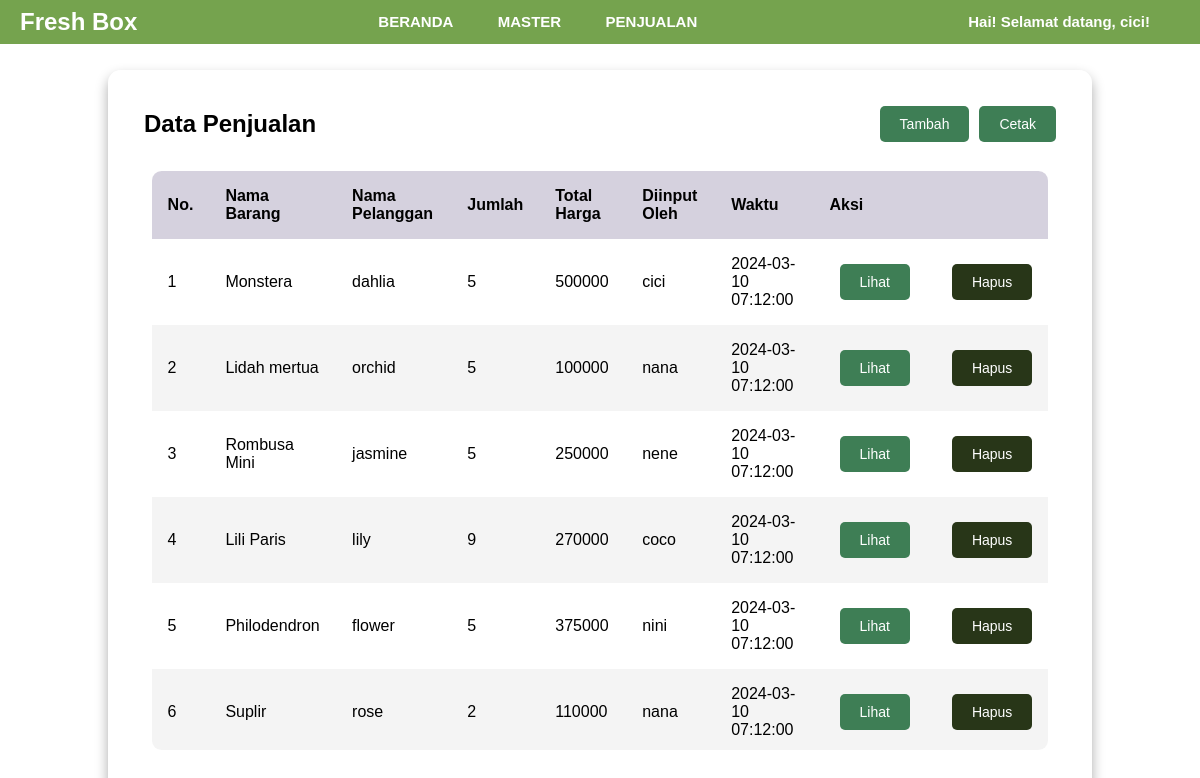
Page /penjualan.php (signed in) on the committed database.
### tables this page shows
CREATE TABLE `penjualan` (
  `id` int(10) UNSIGNED NOT NULL,
  `id_barang` int(10) UNSIGNED NOT NULL,
  `id_pelanggan` int(10) UNSIGNED NOT NULL,
  `jumlah` int(10) UNSIGNED NOT NULL,
  `total_harga` int(10) UNSIGNED NOT NULL,
  `id_staff` int(10) UNSIGNED NOT NULL,
  `created_at` timestamp NOT NULL DEFAULT current_timestamp(),
  `updated_at` timestamp NULL DEFAULT NULL ON UPDATE current_timestamp()
);

CREATE TABLE `barang` (
  `id` int(11) UNSIGNED NOT NULL,
  `nama` varchar(50) NOT NULL,
  `kategori` enum('tanaman hias','tanaman aromatik','tanaman herbal') NOT NULL,
  `stok` int(10) UNSIGNED NOT NULL,
  `harga` int(10) UNSIGNED NOT NULL,
  `created_at` timestamp NOT NULL DEFAULT current_timestamp(),
  `updated_at` timestamp NULL DEFAULT NULL ON UPDATE current_timestamp()
);

CREATE TABLE `pelanggan` (
  `id` int(10) UNSIGNED NOT NULL,
  `nama` varchar(255) NOT NULL,
  `alamat` text NOT NULL,
  `nomor_telepon` varchar(15) NOT NULL,
  `created_at` timestamp NOT NULL DEFAULT current_timestamp(),
  `updated_at` timestamp NULL DEFAULT NULL ON UPDATE current_timestamp()
);

CREATE TABLE `user` (
  `id` int(11) UNSIGNED NOT NULL,
  `username` varchar(50) NOT NULL,
  `password` varchar(255) NOT NULL,
  `level` enum('admin','keuangan','logistik') NOT NULL,
  `created_at` timestamp NOT NULL DEFAULT current_timestamp(),
  `updated_at` timestamp NULL DEFAULT NULL ON UPDATE current_timestamp()
);

### penjualan.php (the view, shortened to what this page needs)
<!DOCTYPE html>
<html>
<head>
    <link rel="stylesheet" href="tablestyle.css">
</head>
<header>
<?php include "menu.php"; ?>
</header>
<body>
    <?php
    require "koneksi.php";
   $sql = "SELECT penjualan.id,
       barang.nama AS nama_barang,
       pelanggan.nama,
       penjualan.jumlah,
       penjualan.total_harga,
       user.username,
       penjualan.created_at
        FROM penjualan
        JOIN barang ON penjualan.id_barang = barang.id
        JOIN pelanggan ON penjualan.id_pelanggan = pelanggan.id
        JOIN user ON penjualan.id_staff = user.id
        ORDER BY penjualan.created_at DESC";
    $query = mysqli_query($koneksi, $sql);
    ?>
    <main class="table">
        <section class="table__header">
        <h1>Data Penjualan</h1>
        <div class="button-container">
        <form action="new-penjualan.php" method="GET">
            <button type="submit" class="btn btn-primary btn-custom btn-view">
                <span class="btn-text">Tambah</span>
            </button>
        </form>
         <button onclick="cetak()" class="btn btn-primary btn-custom btn-view">
                    <a target="_blank" href="cetak-barang.php" class="btn-text">Cetak</a>
                </button>
            </div>
        </section>
        <section class="table__body">
        <table>
            <thead>
                <tr>
                    <th scope="col">No.</th>
                    <th scope="col">Nama Barang</th>
                    <th scope="col">Nama Pelanggan</th>
                    <th scope="col">Jumlah</th>
                    <th scope="col">Total Harga</th>
                    <th scope="col">Diinput oleh</th>
                    <th scope="col">Waktu</th>
                    <th scope="col" colspan="2">Aksi</th>
                </tr>
            </thead>
            <tbody>
                <?php $i = 1; ?>
                <?php while ($penjualan = mysqli_fetch_array($query)) : ?>
                    <tr>
                        <td><?= $i ?></td>
                        <td><?= $penjualan["nama_barang"] ?></td>
                        <td><?= $penjualan["nama"] ?></td>
                        <td><?= $penjualan["jumlah"] ?></td>
                        <td><?= $penjualan["total_harga"] ?></td>
                        <td><?= $penjualan["username"] ?></td>
                        <td><?= $penjualan["created_at"] ?></td>
                        <td>
                            <form action="read-penjualan.php" method="GET">
                                <button type="submit" class="btn btn-primary btn-custom btn-view">Lihat</button>
                            </form>
                        </td>
                        <td>
                            <form action="delete-penjualan.php" method="POST" onsubmit="return konfirmasi(this)">
                                <button type="submit"  class="btn btn-danger btn-custom btn-delete">Hapus</button>
                            </form>
                        </td>
                    </tr>
                    <?php $i++; ?>
                <?php endwhile ?>
            </tbody>
        </table>
</body>
</html>

### tablestyle.css (style rules this page uses)
body { font-family: "Poppins", sans-serif; min-height: 100vh; background: url(background14.png) center / cover; display: flex; justify-content: center; align-items: center; }
main.table { width: 82vw; height: 90vh; background-color: #fff5; backdrop-filter: blur(7px); box-shadow: 0 0.4rem 0.8rem #0005; border-radius: 0.8rem; overflow: hidden; }
main { margin-top: 60px; padding: 20px; overflow-y: auto; }
.table__header { width: 100%; height: 10%; background-color: #fff4; padding: 0.9rem 1rem; display: flex; justify-content: space-between; align-items: center; }
.table__body { width: 95%; max-height: calc(89% - 1.6rem); background-color: #fffb; margin: 0.8rem auto; border-radius: 0.6rem; overflow: auto; overflow: overlay; }
table { width: 100%; max-height: calc(100vh - 160px); overflow-y: auto; }
table, th, td { border-collapse: collapse; padding: 1rem; text-align: left; }
thead th { position: sticky; top: 0; left: 0; background-color: #d5d1defe; cursor: pointer; text-transform: capitalize; }
tbody tr:nth-child(even) { background-color: #0000000b; }
.btn { position: relative; padding: 10px 20px; font-size: 14px; border-radius: 5px; cursor: pointer; overflow: hidden; transition: background-color 0.3s ease; }
.btn.btn-primary { background-color: #3e7e55; color: white; border: none; }
.btn.btn-danger { background-color: #283618; color: white; border: none; }
.btn::before, .btn::after { content: ""; position: absolute; top: 0; left: 0; width: 100%; height: 100%; background-color: #558b6e; transform: scaleX(0); transform-origin: left; transition: transform 0.3s ease; }
.btn::after { transform-origin: right; }
.btn-text { color: white; text-decoration: none; }
.btn-custom { margin-left: 10px; }
.button-container { display: flex; align-items: center; }

### menu.php (style rules this page uses)
* { margin: 0; padding: 0; box-sizing: border-box; }
header { font-family: "Poppins", sans-serif; position: fixed; top: 0; left: 0; width: 100%; z-index: 100; background-color: #fff; box-shadow: 0 2px 4px rgba(0, 0, 0, 0.1); }

### rows in the picture
penjualan: id_barang.nama "Monstera", id_pelanggan.nama "dahlia", jumlah "5", total_harga "500000", id_staff.username "cici", created_at "2024-03-10 07:12:00"
penjualan: id_barang.nama "Lidah mertua", id_pelanggan.nama "orchid", jumlah "5", total_harga "100000", id_staff.username "nana", created_at "2024-03-10 07:12:00"
penjualan: id_barang.nama "Rombusa Mini", id_pelanggan.nama "jasmine", jumlah "5", total_harga "250000", id_staff.username "nene", created_at "2024-03-10 07:12:00"
penjualan: id_barang.nama "Lili Paris", id_pelanggan.nama "lily", jumlah "9", total_harga "270000", id_staff.username "coco", created_at "2024-03-10 07:12:00"
penjualan: id_barang.nama "Philodendron", id_pelanggan.nama "flower", jumlah "5", total_harga "375000", id_staff.username "nini", created_at "2024-03-10 07:12:00"
penjualan: id_barang.nama "Suplir", id_pelanggan.nama "rose", jumlah "2", total_harga "110000", id_staff.username "nana", created_at "2024-03-10 07:12:00"

### other values in the picture
$_SESSION["username"] "cici"
